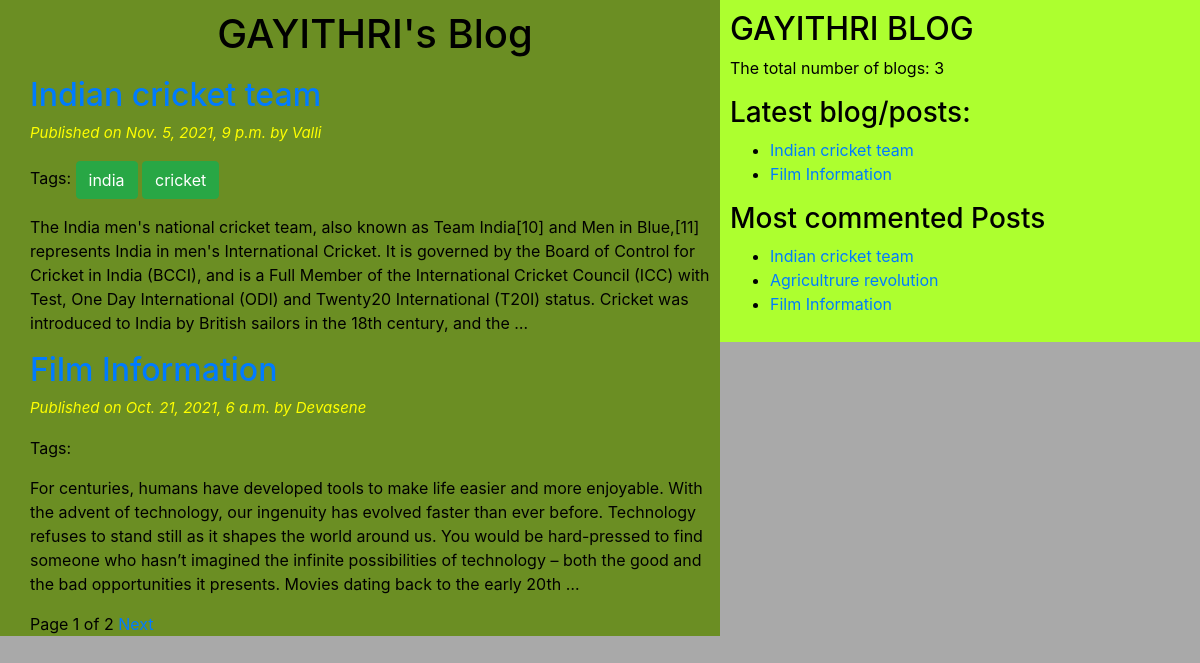
The page / on the database its author committed.
### blogapp/models.py (models this page shows, shortened)
class Post(models.Model):
	STATUS_CHOICES = (('draft', 'Draft'), ('published', 'Published'))
	title = models.CharField(max_length=50)
	slug = models.SlugField(max_length=50,unique_for_date='publish')
	author = models.ForeignKey(User, related_name='blog_posts', on_delete = models.CASCADE)
	body = models.TextField()
	publish = models.DateTimeField(default = timezone.now)
	created = models.DateTimeField(auto_now_add=True)
	updated = models.DateTimeField(auto_now=True)
	status = models.CharField(max_length=50, choices=STATUS_CHOICES, default='draft')
	objects = CustomManager()
	tags = TaggableManager()
	class Meta:
		ordering = ('-publish',)
	def get_absolute_url(self):
		return reverse('post_detail',args=[self.publish.year, self.publish.strftime('%m'), self.publish.strftime('%d'),self.slug])

### blogapp/views.py (the view)
# urls.py: path('',views.PostListView.as_view()),
class PostListView(ListView):
	model = Post
	paginate_by = 2

### blogapp/models.py (called while the page is built)
	def get_queryset(self):
		return super().get_queryset().filter(status='published')

### blogapp/templatetags/blog_tags.py (called while the page is built)
@register.simple_tag(name='my_tag')
def total_posts():
	return Post.objects.count()

@register.inclusion_tag('blogapp/latest_posts.html')
def show_latest_posts():
	latest_posts = Post.objects.order_by('-publish')[:2]
	return {'latest_posts':latest_posts}

@register.simple_tag()
def get_most_commented_posts(count=3):
	return Post.objects.annotate(total_comments=Count('comments')).order_by('total_comments')[:count]

### templates/blogapp/post_list.html (shortened to what this page needs)
{% extends "blogapp/base.html" %}
{% block content_block %}
   <h1> GAYITHRI's Blog </h1>
     {% for post in post_list %}
        <a href="{{ post.get_absolute_url }}"><h2>{{ post.title }}</h2> </a>
        <p id="date"> Published on {{ post.publish }} by {{ post.author|title }} </p>
        <p> Tags:{% for tag in post.tags.all %}
           <a href="{% url 'post_list_by_tag_name' tag.slug %}" class="btn btn-success"> {{ tag.name }}</a>
        {% endfor %}
        </p>
        {{ post.body|truncatewords:70|linebreaks }}
     {% endfor %}
        {% include "blogapp/paginator.html" with page=page_obj %}
{% endblock content_block %}

### templates/blogapp/base.html (shortened to what this page needs)
<!DOCTYPE html>
{% load static %}
{% load blog_tags %}
<html lang="en" dir="ltr">
<head>
	<link rel="stylesheet" href="https://maxcdn.bootstrapcdn.com/bootstrap/4.0.0/css/bootstrap.min.css">
	<link rel="stylesheet" type="text/css" href= "{% static "blogapp/css/blogapp.css" %}">
</head>
<body>
	<div class="content">
		{% block content_block %}
		{% endblock content_block %}
	</div>
	<div class="sidebar">
		<h2> GAYITHRI BLOG </h2>
		<p> The total number of blogs: <span id='pcount'> {% my_tag %}	</span></p>
		<h3> Latest blog/posts: </h3> {% show_latest_posts %}
		<h3>Most commented Posts </h3>
		{% get_most_commented_posts as m_c_p %}
		<ul>
			{% for post in m_c_p  %}
			 <li> <a href="{{ post.get_absolute_url }}"> {{ post.title }}</a></li>
			{% endfor %}
		</ul>
	</div>
</body>
</html>

### templates/blogapp/latest_posts.html
<ul>
	{% for post in latest_posts  %}
	 <li><a href="{{ post.get_absolute_url }}">{{ post.title }}</a></li>
	{% endfor %}
</ul>

### statics/blogapp/css/blogapp.css (style rules this page uses)
.content { width: 60%; float: left; padding: 10px 0 0 30px; background: olivedrab; height: 100%; }
.sidebar { width: 40%; float: right; padding: 10px; background: greenyellow; height: 100%; }
h1 { text-align: center; border: 1px pink; padding-bottom: 10px; }
body { color: black; background: darkgrey; }
#date { color: yellow; font-size: 15px; font-style: italic; }

### rows shown on the page
Post: publish "Nov. 5, 2021, 9 p.m.", author "Valli", body "The India men's national cricket team, also known as Team India[10] and Men in Blue,[11] represents India in men's International Cricket. It is governed by the Board of Control for Cricket in India (BCCI), and is a Full Member of the International Cricket Council (ICC) with Test, One Day International (ODI) and Twenty20 International (T20I) status. Cricket was introduced to India by British sailors in the 18th century, and the …", title "Indian cricket team"
Tag: name "india"
Tag: name "cricket"
Post: publish "Oct. 21, 2021, 6 a.m.", author "Devasene", body "For centuries, humans have developed tools to make life easier and more enjoyable. With the advent of technology, our ingenuity has evolved faster than ever before. Technology refuses to stand still as it shapes the world around us. You would be hard-pressed to find someone who hasn’t imagined the infinite possibilities of technology – both the good and the bad opportunities it presents. Movies dating back to the early 20th …", title "Film Information"
Post: title "Agricultrure revolution"

### other values the page prints
{{ page.number }} "1"
{{ page.paginator.num_pages }} "2"
